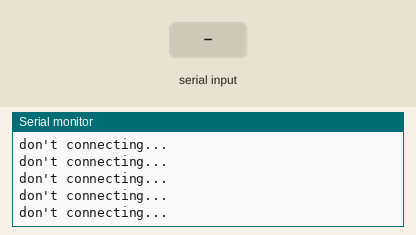
This sketch was run on a simulated Arduino Uno, built with avr-gcc and run on an emulated ATmega328P. On the bench: the last lines printed to the serial monitor. The test bench sets the inputs (shaded band).

Above: at 1.2 s.
1.3 s: "Serial connecting...\n" received over Serial
At 2.5 s:
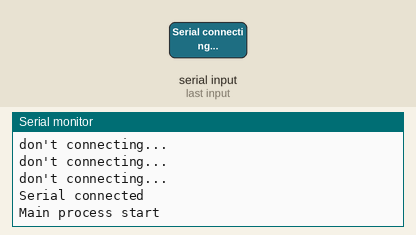
2.8 s: "step_motor offset\n" received over Serial
At 3.7 s:
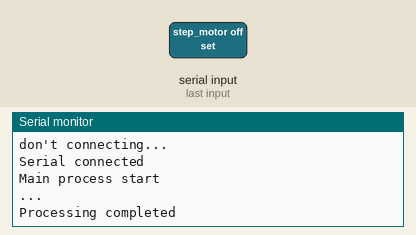

The sketch:

serial_python.ino
```cpp
const int connect_pin = 0;  // 接続確認LED

bool serial_connect = false;

void setup() {
  Serial.begin(115200);
  pinMode(connect_pin, OUTPUT);
}

void loop() {
  // 同期処理
  while (!serial_connect) {
    Serial.println("don't connecting...");

    if (Serial.available() > 0) {
      String data = Serial.readStringUntil('\n');
      data.trim();
      digitalWrite(connect_pin, LOW);

      if (data == "Serial connecting...") {
        Serial.println("Serial connected");
        digitalWrite(connect_pin, HIGH);
        serial_connect = true;

        Serial.println("Main process start");
        break;
      }
    }
  }

  // メイン処理 //
  if (Serial.available() > 0) {
    String data = Serial.readStringUntil('\n');
    data.trim();

    if (data == "step_motor offset") {
      Serial.println("...");
      //stepmotor
      Serial.println("Processing completed");
    }
  }


}
```

Measured:
- after the input at 1.3 s, the serial monitor: prints a new line at once (image 1)
- after the input at 2.8 s, the serial monitor: prints a new line at once (image 2)
